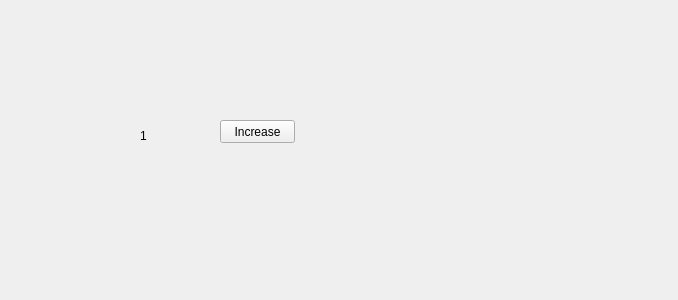
<?xml version="1.0" encoding="UTF-8"?>
<ui version="4.0">
 <class>Form</class>
 <widget class="QWidget" name="Form">
  <property name="geometry">
   <rect>
    <x>0</x>
    <y>0</y>
    <width>678</width>
    <height>300</height>
   </rect>
  </property>
  <property name="windowTitle">
   <string>Form</string>
  </property>
  <widget class="QLabel" name="lbl">
   <property name="geometry">
    <rect>
     <x>140</x>
     <y>130</y>
     <width>56</width>
     <height>12</height>
    </rect>
   </property>
   <property name="text">
    <string>1</string>
   </property>
  </widget>
  <widget class="QPushButton" name="pb">
   <property name="geometry">
    <rect>
     <x>220</x>
     <y>120</y>
     <width>75</width>
     <height>23</height>
    </rect>
   </property>
   <property name="text">
    <string>Increase</string>
   </property>
  </widget>
 </widget>
 <resources/>
 <connections/>
</ui>
